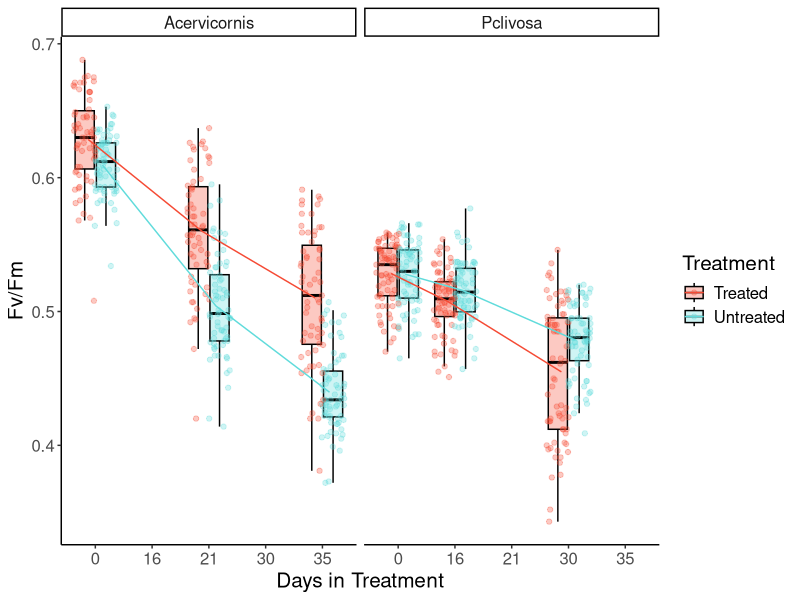
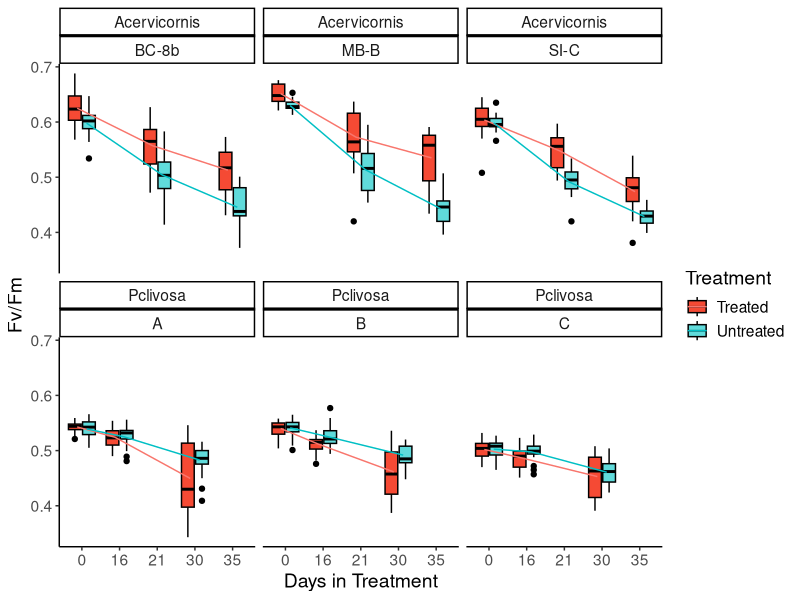
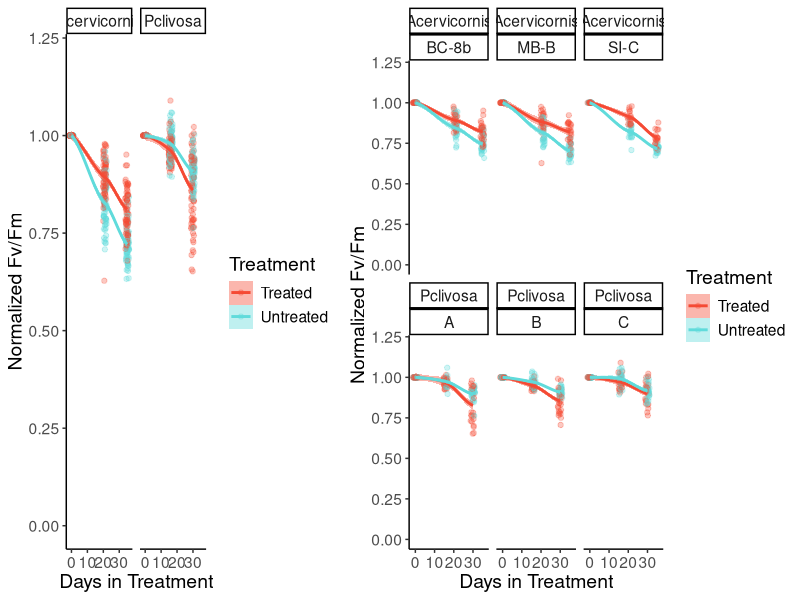
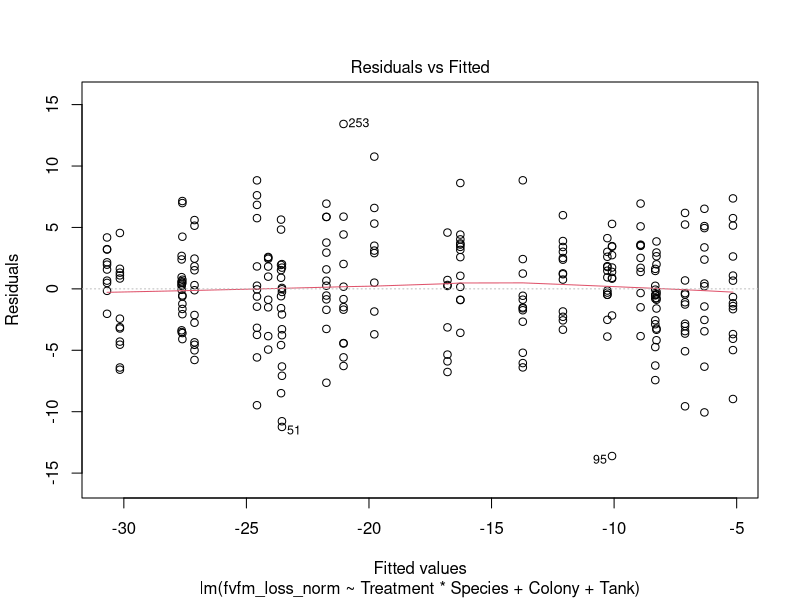
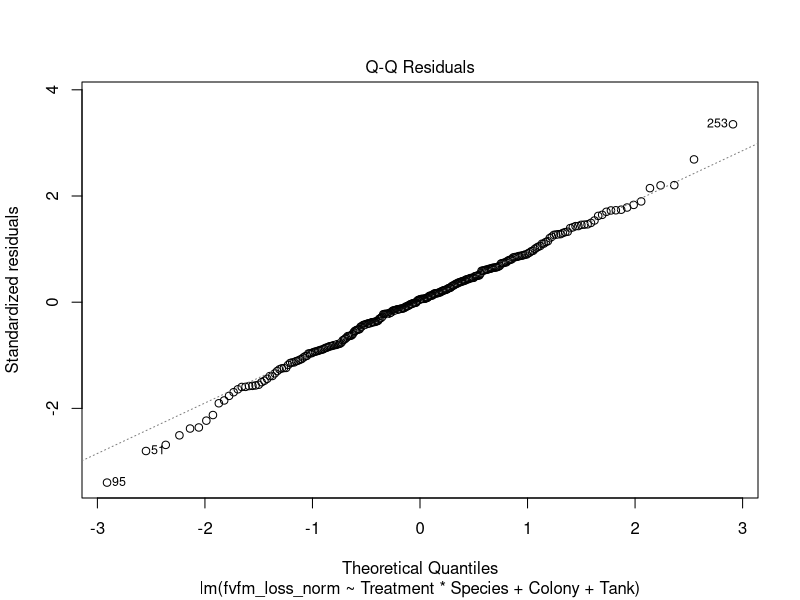
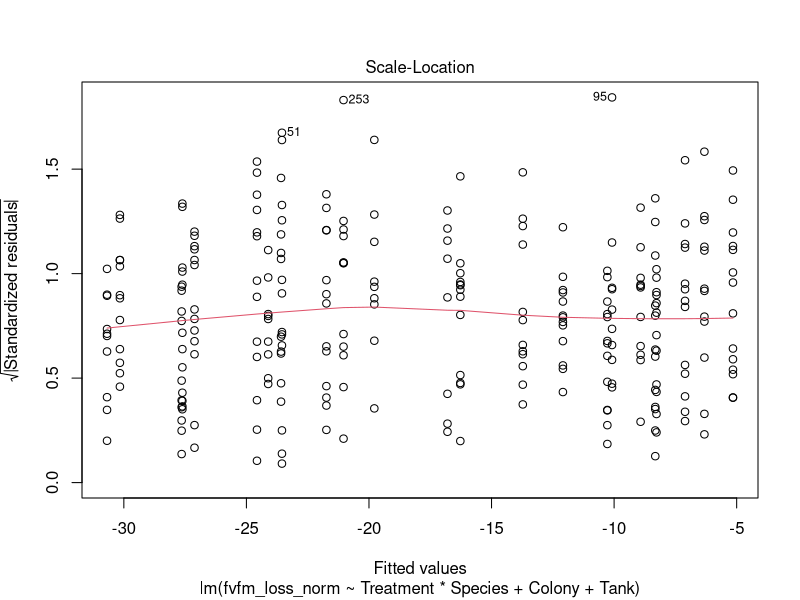
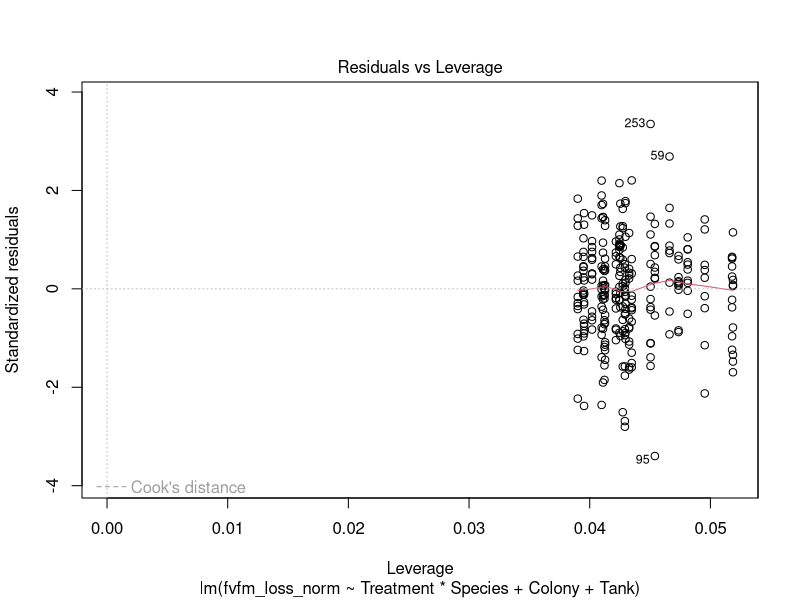
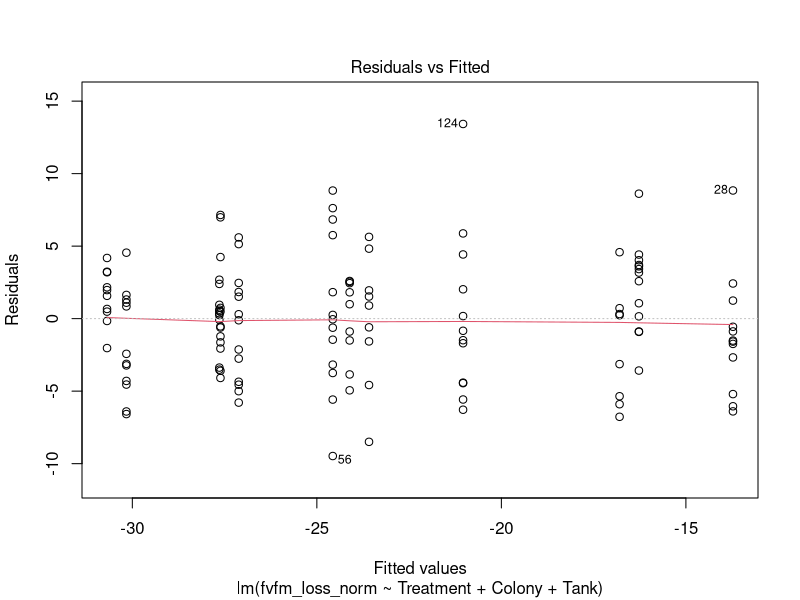

These charts were generated, in order, by the following R code:
## ---- chunk 1
library(tidyverse)
library(plotrix)
library(ggpubr)
library(rstatix)
library(cowplot)
## ---- chunk 2
ipam_tidy_data <- read.csv("ipam_tidy_data.csv")

treatment_time_bothspecies <- ipam_tidy_data %>% 
  dplyr::filter(!Treatment_period == "CBASS") %>%
  drop_na(Colony) %>% #this is because there are some corals that never matched up to IPAM values so they're just NA
  dplyr::select(Date, Colony, Puck, Tank, fvfm, Treatment, Species) %>% 
  mutate(Date = mdy(Date)) %>% 
  dplyr::filter(Date <= "2022-04-20") %>% 
  pivot_wider(names_from = Date, values_from = fvfm) %>% 
   mutate(fvfm_t0 = case_when(Species == "Acervicornis" ~ `2022-03-16`,
                                  Species == "Pclivosa" ~ `2022-03-21`)) %>% 
   mutate(fvfm_t1 = case_when(Species == "Acervicornis" ~ `2022-04-06`,
                                  Species == "Pclivosa" ~ `2022-04-06`)) %>% 
   mutate(fvfm_t2 = case_when(Species == "Acervicornis" ~ `2022-04-20`,
                                  Species == "Pclivosa" ~ `2022-04-20`)) %>% 
  pivot_longer(fvfm_t0:fvfm_t2, names_to = "fvfm_timepoint", values_to = "fvfm") %>% 
  mutate(numDays = case_when(fvfm_timepoint == "fvfm_t0" ~ 0,
                             Species == "Pclivosa" & fvfm_timepoint == "fvfm_t1" ~ 16,
                             Species == "Acervicornis" & fvfm_timepoint == "fvfm_t1" ~ 21,
                             Species == "Pclivosa" & fvfm_timepoint == "fvfm_t2" ~ 30,
                             Species == "Acervicornis" & fvfm_timepoint == "fvfm_t2" ~ 35,
                             Species == "Pclivosa" & fvfm_timepoint == "fvfm_t3" ~ 65,
                             Species == "Acervicornis" & fvfm_timepoint == "fvfm_t3" ~ 70))

treatment_normalized_bothspecies <- ipam_tidy_data %>% 
  dplyr::filter(!Treatment_period == "CBASS") %>%
  drop_na(Colony) %>% #this is because there are some corals that never matched up to IPAM values so they're just NA
  dplyr::select(Date, Colony, Puck, Tank, fvfm, Treatment, Species)  %>% 
  mutate(Date = mdy(Date)) %>% 
  dplyr::filter(Date <= "2022-04-20") %>% #pre-CBASS time points
  pivot_wider(names_from = Date, values_from = fvfm) %>% 
  mutate(fvfm_loss = case_when(Species == "Acervicornis" ~ `2022-04-20` - `2022-03-16`,
                               Species == "Pclivosa" ~ `2022-04-20` - `2022-03-21`)) %>% 
  mutate(fvfm_loss_norm = case_when(Species == "Acervicornis" ~ (fvfm_loss/`2022-03-16`)*100,
                               Species == "Pclivosa" ~ (fvfm_loss/`2022-03-21`)*100))

#save data for WGCNA
treatment_normalized_bothspecies %>% 
  select(Colony, Puck, Treatment, Species, fvfm_loss, fvfm_loss_norm) %>% 
  write_csv("treatment_fvfm.csv")

ipam_tidy_data %>% 
  dplyr::filter(!Treatment_period == "CBASS") %>%
  drop_na(Colony) %>% #this is because there are some corals that never matched up to IPAM values so they're just NA
  dplyr::mutate(Date = mdy(Date)) %>% 
  dplyr::select(Date, Colony, Puck, Tank, fvfm, Treatment, Species) %>% 
  dplyr::filter(fvfm < 0.75) %>% #filter out the outliers, 0.75 was set in Cunning et al 2021
  dplyr::filter(Date <= "2022-04-20") %>% 
  pivot_wider(names_from = Date, values_from = fvfm) %>% 
   mutate(fvfm_t0 = case_when(Species == "Acervicornis" ~ `2022-03-16`,
                                  Species == "Pclivosa" ~ `2022-03-21`)) %>% 
   mutate(fvfm_t1 = case_when(Species == "Acervicornis" ~ `2022-04-06`,
                                  Species == "Pclivosa" ~ `2022-04-06`)) %>% 
   mutate(fvfm_t2 = case_when(Species == "Acervicornis" ~ `2022-04-20`,
                                  Species == "Pclivosa" ~ `2022-04-20`)) %>% 
  mutate(t0 = fvfm_t0/fvfm_t0, t1 = fvfm_t1/fvfm_t0, t2 = fvfm_t2/fvfm_t0) %>% 
  pivot_longer(t0:t2, names_to = "fvfm_timepoint", values_to = "fvfm") %>% 
  mutate(numDays = case_when(fvfm_timepoint == "t0" ~ 0,
                             Species == "Pclivosa" & fvfm_timepoint == "t1" ~ 16,
                             Species == "Acervicornis" & fvfm_timepoint == "t1" ~ 21,
                             Species == "Pclivosa" & fvfm_timepoint == "t2" ~ 30,
                             Species == "Acervicornis" & fvfm_timepoint == "t2" ~ 35)) %>% 
  dplyr::select(!c(`2022-04-06`:`2022-04-20`)) -> ipam_norm_overtime

## ---- chunk 3
treatment_time_bothspecies %>% 
  select(Colony:Species, fvfm_timepoint, fvfm) %>% 
  filter(fvfm_timepoint == "fvfm_t2") %>% #282 corals
  group_by(Species, Colony, Treatment) %>% 
  dplyr::summarise(count = n())
## ---- chunk 4
treatment_time_bothspecies %>% 
  dplyr::select(!c(`2022-04-06`:`2022-04-20`)) %>% 
  mutate(numDays = as.factor(numDays)) %>% 
  ggplot(., aes(x=numDays, y=fvfm, fill = Treatment, color = Treatment)) + 
  geom_boxplot(color = "black", outlier.shape = NA, alpha=0.3) + #not removing outliers, just removing the black dots because they are already represented in the geom_point() line
  geom_point(position = position_jitterdodge(), alpha=0.3) +
  stat_summary(fun=mean, geom="line", aes(group=Treatment, color = Treatment), position = position_dodge(width = 0.5)) +
  facet_wrap(~Species) + 
  theme_classic() + 
  labs(y = "Fv/Fm", x = "Days in Treatment") +
  scale_fill_manual(labels=c("Treated", "Untreated"), values = c("#F54A34", "#60DBDB"))  +
  scale_color_manual(labels=c("Treated", "Untreated"), values = c("#F54A34", "#60DBDB")) +
  theme(text = element_text(size = 15)) 
#ggsave("treatment_bothspecies_overtimeboxplots.pdf")
## ---- chunk 5
treatment_time_bothspecies%>% 
  dplyr::select(!c(`2022-04-06`:`2022-04-20`)) %>% 
  mutate(numDays = as.factor(numDays)) %>% 
  ggplot(., aes(x=numDays, y=fvfm, fill = Treatment)) + 
  geom_boxplot(color = "black") +
  stat_summary(fun=mean, geom="line", aes(group=Treatment, color = Treatment), position = position_dodge(width = 0.5)) +
  facet_wrap(~Species + Colony) + 
  theme_classic() + 
  labs(y = "Fv/Fm", x = "Days in Treatment") +
  scale_fill_manual(labels=c("Treated", "Untreated"), values = c("#F54A34", "#60DBDB"))  +
  theme(text = element_text(size = 14))
#ggsave("treatment_bothspecies_colonies_overtimeboxplots.pdf")
## ---- chunk 6
p1<- ipam_norm_overtime %>% 
  ggplot(., aes(x=numDays, y=fvfm, fill = Treatment, color=Treatment)) + 
  geom_point(position = position_jitterdodge(), alpha=0.3) +
  geom_smooth() +
  facet_wrap(~Species) + 
  theme_classic() + 
  labs(y = "Normalized Fv/Fm", x = "Days in Treatment") +
  scale_fill_manual(labels=c("Treated", "Untreated"), values = c("#F54A34", "#60DBDB"))  +
  scale_color_manual(labels=c("Treated", "Untreated"), values = c("#F54A34", "#60DBDB"))  +
  theme(text = element_text(size = 14)) +
  ylim(0,1.2)
  
p2<- ipam_norm_overtime %>% 
  ggplot(., aes(x=numDays, y=fvfm, fill = Treatment, color=Treatment)) + 
  geom_point(position = position_jitterdodge(), alpha=0.3) +
  geom_smooth() +
  facet_wrap(~Species + Colony) + 
  theme_classic() + 
  labs(y = "Normalized Fv/Fm", x = "Days in Treatment") +
  scale_fill_manual(labels=c("Treated", "Untreated"), values = c("#F54A34", "#60DBDB"))  +
  scale_color_manual(labels=c("Treated", "Untreated"), values = c("#F54A34", "#60DBDB"))  +
  theme(text = element_text(size = 14))+
  ylim(0,1.2)
## ---- chunk 7
plot_grid(p1, p2, rel_widths = c(1.5,2))
#ggsave("treatment_normfvfm_smoothline.pdf", width = 12, height = 5)
## ---- chunk 8
p1<-treatment_normalized_bothspecies%>% 
  ggplot(., aes(x=Species, y= fvfm_loss_norm, fill= Treatment)) +
  geom_boxplot() + 
  theme_classic() + 
  labs(y = "% Decline in Fv/Fm", x="Treatment") +
  scale_fill_manual(labels=c("Treated", "Untreated"), values = c("#F54A34", "#60DBDB")) +
  theme(text = element_text(size = 15)) + 
  theme(legend.position="none")
  
#ggsave("treatment_normalized_bothspecies_boxplot.pdf")
## ---- chunk 9
str(treatment_normalized_bothspecies)
#make factors: Colony, Puck, Tank, Treatment, Species

treatment_normalized_bothspecies %>% 
  mutate_at(vars(Colony, Puck, Tank, Treatment, Species), factor) -> treatment_normalized_bothspecies
## ---- chunk 10
treat_model_1 <- lm(fvfm_loss_norm ~ Treatment*Species + Colony + Tank, data = treatment_normalized_bothspecies)
treat_model_metrics_1 <- augment(treat_model_1)
plot(treat_model_1)

# assess normality of residuals using Shapiro-Wilk test
shapiro_test(treat_model_metrics_1$.resid) # not significant

# assess homogeneity of variances using Levene's Test
levene_test(.resid ~ Treatment*Species, data = treat_model_metrics_1) #not significant

# identifying outliers
treat_model_metrics_1 %>% 
  filter(abs(.std.resid) > 3) -> treat_outliers_1
# 2 outliers

#remove outliers
treatment_normalized_bothspecies_2wayanova <- treatment_normalized_bothspecies[!rownames(treatment_normalized_bothspecies) %in% treat_outliers_1$.rownames,]

#two corals were indeed removed from data frame
## ---- chunk 11
aov(fvfm_loss_norm ~ Treatment*Species, data = treatment_normalized_bothspecies_2wayanova)

summary(aov(fvfm_loss_norm ~ Treatment*Species, data = treatment_normalized_bothspecies_2wayanova))

#capture.output(summary(aov(fvfm_loss_norm ~ Treatment*Species, data = treatment_normalized_bothspecies)), file = "fvfm_loss_norm_bothspecies_anova_table.csv")

TukeyHSD(aov(fvfm_loss_norm ~ Treatment*Species, data = treatment_normalized_bothspecies_2wayanova))
         
#capture.output(TukeyHSD(aov(fvfm_loss_norm ~ Treatment*Species, data = treatment_normalized_bothspecies)), file = "fvfm_loss_norm_bothspecies_anova_tukey.csv")
## ---- chunk 12
treatment_normalized_bothspecies %>% 
  filter(Species == "Acervicornis") -> treatment_percent_Acer

treat_model_Acer <- lm(fvfm_loss_norm ~ Treatment + Colony + Tank, data = treatment_percent_Acer)
treat_model_metrics_Acer <- augment(treat_model_Acer)
plot(treat_model_Acer)

# assess normality of residuals using Shapiro-Wilk test
shapiro_test(treat_model_metrics_Acer$.resid) # not significant

# assess homogeneity of variances using Levene's Test
levene_test(.resid ~ Treatment, data = treat_model_metrics_Acer) #not significant

# identifying outliers
treat_model_metrics_Acer %>% 
  filter(abs(.std.resid) > 3)
# 1 outlier

#remove outliers
treatment_percent_Acer %>% 
  filter(fvfm_loss_norm < -7.6) -> treatment_percent_Acer

#one coral removed from data frame
## ---- chunk 13
aov(fvfm_loss_norm ~ Treatment, data = treatment_percent_Acer)

summary(aov(fvfm_loss_norm ~ Treatment, data = treatment_percent_Acer)) #very significant

TukeyHSD(aov(fvfm_loss_norm ~ Treatment, data = treatment_percent_Acer))
## ---- chunk 14
treatment_normalized_bothspecies %>% 
  filter(Species == "Pclivosa") -> treatment_percent_Pcli

treat_model_Pcli <- lm(fvfm_loss_norm ~ Treatment + Colony + Tank, data = treatment_percent_Pcli)
treat_model_metrics_Pcli <- augment(treat_model_Pcli)
plot(treat_model_Pcli)

# assess normality of residuals using Shapiro-Wilk test
shapiro_test(treat_model_metrics_Pcli$.resid) # significant

# assess homogeneity of variances using Levene's Test
levene_test(.resid ~ Treatment, data = treat_model_metrics_Pcli) #not significant

# identifying outliers
treat_model_metrics_Pcli %>% 
  filter(abs(.std.resid) > 3) # 1 outlier

treatment_percent_Pcli %>% 
  filter(!(Treatment == "Untreated" & Colony == "A" & Tank == "4" & fvfm_loss_norm < -23)) -> treatment_percent_Pcli

#run again
treat_model_Pcli <- lm(fvfm_loss_norm ~ Treatment + Colony + Tank, data = treatment_percent_Pcli)
treat_model_metrics_Pcli <- augment(treat_model_Pcli)
plot(treat_model_Pcli)

# assess normality of residuals using Shapiro-Wilk test
shapiro_test(treat_model_metrics_Pcli$.resid) # not significant

# assess homogeneity of variances using Levene's Test
levene_test(.resid ~ Treatment, data = treat_model_metrics_Pcli) #significant

## ---- chunk 15
oneway.test(fvfm_loss_norm ~ Treatment, data = treatment_percent_Pcli, var.equal = FALSE)
## ---- chunk 16
p2<- treatment_normalized_bothspecies%>% 
  ggplot(., aes(x=Colony, y= fvfm_loss_norm, fill=Treatment)) +
  geom_boxplot() + 
  theme_classic() + labs(y = "% Decline in Fv/Fm", x="Colony") +
  scale_fill_manual(labels=c("Treated", "Untreated"), values = c("#F54A34", "#60DBDB"))  +
  theme(text = element_text(size = 15)) + 
  facet_wrap(~Species, scales = "free_x")
#ggsave("treatment_normalized_genotypes_boxplot.pdf")
## ---- chunk 17
treat_model_2 <- lm(fvfm_loss_norm ~ Treatment*Species*Colony + Tank, data = treatment_normalized_bothspecies)
treat_model_metrics_2 <- augment(treat_model_2)
plot(treat_model_2)

# assess normality of residuals using Shapiro-Wilk test
shapiro_test(treat_model_metrics_2$.resid) # not significant

# assess homogeneity of variances using Levene's Test
levene_test(.resid ~ Treatment*Species*Colony, data = treat_model_metrics_2) #not significant

# identifying outliers
treat_model_metrics_2 %>% 
  filter(abs(.std.resid) > 3) -> treat_outliers_2
# 2 outliers

#remove outliers
treatment_normalized_bothspecies_3wayanova <- treatment_normalized_bothspecies[!rownames(treatment_normalized_bothspecies) %in% treat_outliers_2$.rownames,]
## ---- chunk 18
aov(fvfm_loss_norm ~ Treatment*Species*Colony, data = treatment_normalized_bothspecies_3wayanova)

summary(aov(fvfm_loss_norm ~ Treatment*Species*Colony, data = treatment_normalized_bothspecies_3wayanova))

#capture.output(summary(aov(fvfm_loss_norm ~ Treatment*Species*Colony, data = treatment_normalized_bothspecies_3wayanova)), file = "fvfm_loss_norm_bothspeciesgenet_anova_table.csv")

TukeyHSD(aov(fvfm_loss_norm ~ Treatment*Species*Colony, data = treatment_normalized_bothspecies_3wayanova))
         
#capture.output(TukeyHSD(aov(fvfm_loss_norm ~ Treatment*Species*Colony, data = treatment_normalized_bothspecies_3wayanova)), file = "fvfm_loss_norm_bothspeciesgenet_anova_tukey.csv")
## ---- chunk 19
treatment_normalized_bothspecies %>% 
  filter(Species == "Acervicornis") -> treatment_percent_Acer

treat_model_Acer <- lm(fvfm_loss_norm ~ Treatment*Colony + Tank, data = treatment_percent_Acer)
treat_model_metrics_Acer <- augment(treat_model_Acer)
plot(treat_model_Acer)

# assess normality of residuals using Shapiro-Wilk test
shapiro_test(treat_model_metrics_Acer$.resid) # not significant

# assess homogeneity of variances using Levene's Test
levene_test(.resid ~ Treatment*Colony, data = treat_model_metrics_Acer) #not significant

# identifying outliers
treat_model_metrics_Acer %>% 
  filter(abs(.std.resid) > 3)
# 1 outlier

#remove outliers
treatment_percent_Acer %>% 
  filter(fvfm_loss_norm < -7.6) -> treatment_percent_Acer

#one coral removed from data frame
## ---- chunk 20
aov(fvfm_loss_norm ~ Treatment*Colony, data = treatment_percent_Acer)

summary(aov(fvfm_loss_norm ~ Treatment*Colony, data = treatment_percent_Acer))#very significant

#capture.output(summary(aov(fvfm_loss_norm ~ Treatment*Colony, data = treatment_percent_Acer)), file = "fvfm_loss_Acergenets_anova.csv")

TukeyHSD(aov(fvfm_loss_norm ~ Treatment*Colony, data = treatment_percent_Acer))

#capture.output(TukeyHSD(aov(fvfm_loss_norm ~ Treatment*Colony, data = treatment_percent_Acer)), file = "fvfmloss_Acergenets_tukey.csv")
## ---- chunk 21
treatment_normalized_bothspecies %>% 
  filter(Species == "Pclivosa") -> treatment_percent_Pcli

treat_model_Pcli <- lm(fvfm_loss_norm ~ Treatment*Colony + Tank, data = treatment_percent_Pcli)
treat_model_metrics_Pcli <- augment(treat_model_Pcli)
plot(treat_model_Pcli)

# assess normality of residuals using Shapiro-Wilk test
shapiro_test(treat_model_metrics_Pcli$.resid) # significant

# assess homogeneity of variances using Levene's Test
levene_test(.resid ~ Treatment*Colony, data = treat_model_metrics_Pcli) #not significant

# identifying outliers
treat_model_metrics_Pcli %>% 
  filter(abs(.std.resid) > 3) # 1 outlier

treatment_percent_Pcli %>% 
  filter(!(Treatment == "Untreated" & Colony == "A" & Tank == "4" & fvfm_loss_norm < -23)) -> treatment_percent_Pcli

#run again
treat_model_Pcli <- lm(fvfm_loss_norm ~ Treatment*Colony + Tank, data = treatment_percent_Pcli)
treat_model_metrics_Pcli <- augment(treat_model_Pcli)
plot(treat_model_Pcli)

# assess normality of residuals using Shapiro-Wilk test
shapiro_test(treat_model_metrics_Pcli$.resid) # not significant

# assess homogeneity of variances using Levene's Test
levene_test(.resid ~ Treatment*Colony, data = treat_model_metrics_Pcli) #not significant

#yay can do 2 way anova
## ---- chunk 22
aov(fvfm_loss_norm ~ Treatment*Colony, data = treatment_percent_Pcli)

summary(aov(fvfm_loss_norm ~ Treatment*Colony, data = treatment_percent_Pcli))#very significant

#capture.output(summary(aov(fvfm_loss_norm ~ Treatment*Colony, data = treatment_percent_Pcli)), file = "fvfm_loss_Pcligenets_anova.csv")

TukeyHSD(aov(fvfm_loss_norm ~ Treatment*Colony, data = treatment_percent_Pcli))

#capture.output(TukeyHSD(aov(fvfm_loss_norm ~ Treatment*Colony, data = treatment_percent_Pcli)), file = "fvfmloss_Pcligenets_tukey.csv")
## ---- chunk 23
plot_grid(p1, p2, rel_widths = c(1.5,2))
#ggsave("percentdecline_treatment_speciesgenets.pdf", width = 12, height = 5)
## ---- chunk 24
p1<-treatment_normalized_bothspecies %>% 
  drop_na(fvfm_loss_norm) %>% 
  group_by(Species, Treatment) %>% 
  mutate(mean_fvfmlossnorm = mean(fvfm_loss_norm), se_fvfmlossnorm = std.error(fvfm_loss_norm)) %>% 
  ggplot(., aes(x = Treatment, y = mean_fvfmlossnorm)) +
  theme_classic()+
  geom_jitter(aes(y=fvfm_loss_norm, color = Treatment, fill = Treatment),
              position=position_dodge(width=0.8),
              alpha=0.1, pch = 21,
              color = "black") +
  geom_errorbar(aes(x = Treatment, ymax = mean_fvfmlossnorm+se_fvfmlossnorm, ymin = mean_fvfmlossnorm-se_fvfmlossnorm, color = Treatment), width = .1, position = position_dodge(width=0.8)) +
  scale_color_manual(labels=c("Treated", "Untreated"), values = c("#F54A34", "#60DBDB")) +
  geom_point(mapping = aes(x = Treatment, fill = Treatment), size = 2.5, pch = 21, color = "black", position = position_dodge(width=0.8))+
  scale_fill_manual(labels=c("Treated", "Untreated"), values = c("#F54A34", "#60DBDB")) +
  xlab("Treatment")+
  ylab("% Decline in Fv/Fm")+
  facet_wrap(~Species, scales = "free_x") +
  theme(text = element_text(size = 15)) +
  ylim(-4,40) +
  theme(legend.position="none")
## ---- chunk 25
p2<-treatment_normalized_bothspecies %>% 
  drop_na(fvfm_loss_norm) %>% 
  group_by(Species, Treatment, Colony) %>% 
  mutate(mean_fvfmlossnorm = mean(fvfm_loss_norm), se_fvfmlossnorm = std.error(fvfm_loss_norm)) %>% 
  ggplot(., aes(x = Colony, y = mean_fvfmlossnorm)) +
  theme_classic()+
  geom_jitter(aes(y=fvfm_loss_norm, color = Treatment, fill = Treatment),
              position=position_dodge(width=0.8),
              alpha=0.1, pch = 21,
              color = "black") +
  geom_errorbar(aes(x = Colony, ymax = mean_fvfmlossnorm+se_fvfmlossnorm, ymin = mean_fvfmlossnorm-se_fvfmlossnorm, color = Treatment), width = .1, position = position_dodge(width=0.8)) +
  scale_color_manual(labels=c("Treated", "Untreated"), values = c("#F54A34", "#60DBDB")) +
  geom_point(mapping = aes(x = Colony, fill = Treatment), size = 2.5, pch = 21, color = "black", position = position_dodge(width=0.8))+
  scale_fill_manual(labels=c("Treated", "Untreated"), values = c("#F54A34", "#60DBDB")) +
  xlab("Colony")+
  ylab("% Decline in Fv/Fm")+
  facet_wrap(~Species, scales = "free_x") +
  ylim(-4,40) +
  theme(text = element_text(size = 15))
## ---- chunk 26
plot_grid(p1, p2, rel_widths = c(1.5,2))
#ggsave("treatment_percentfvfmloss_dotplot.pdf", width = 12, height = 5)
